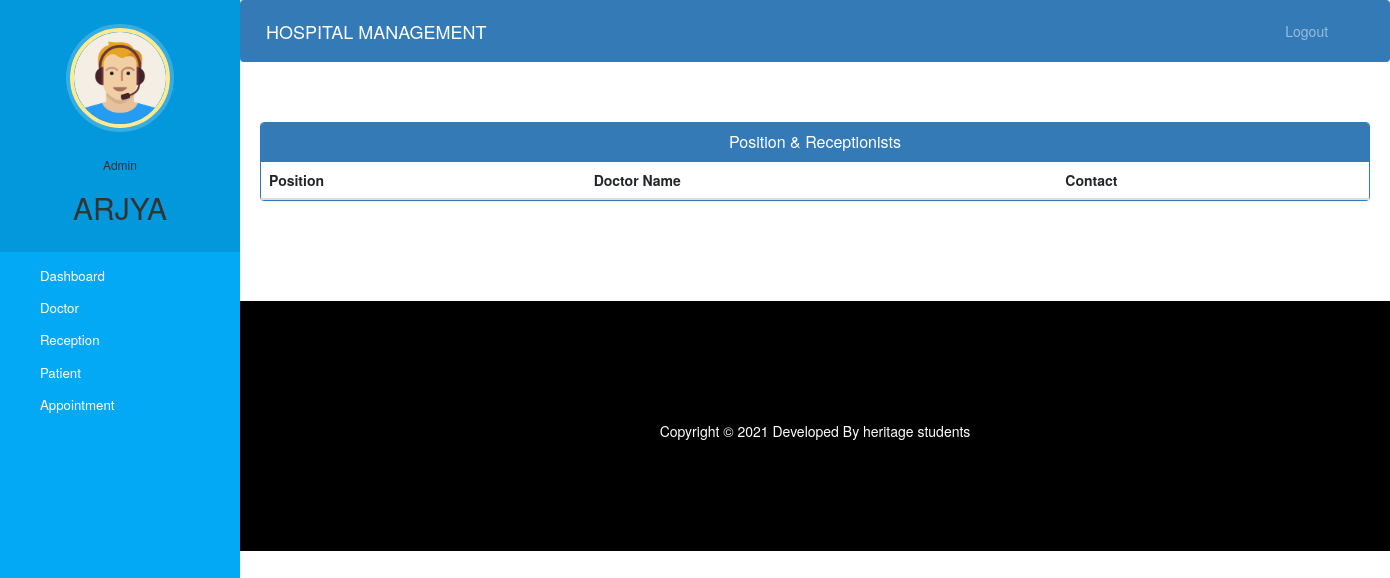
Before: /admin-view-reception-specialisation (signed in) with the older database file.
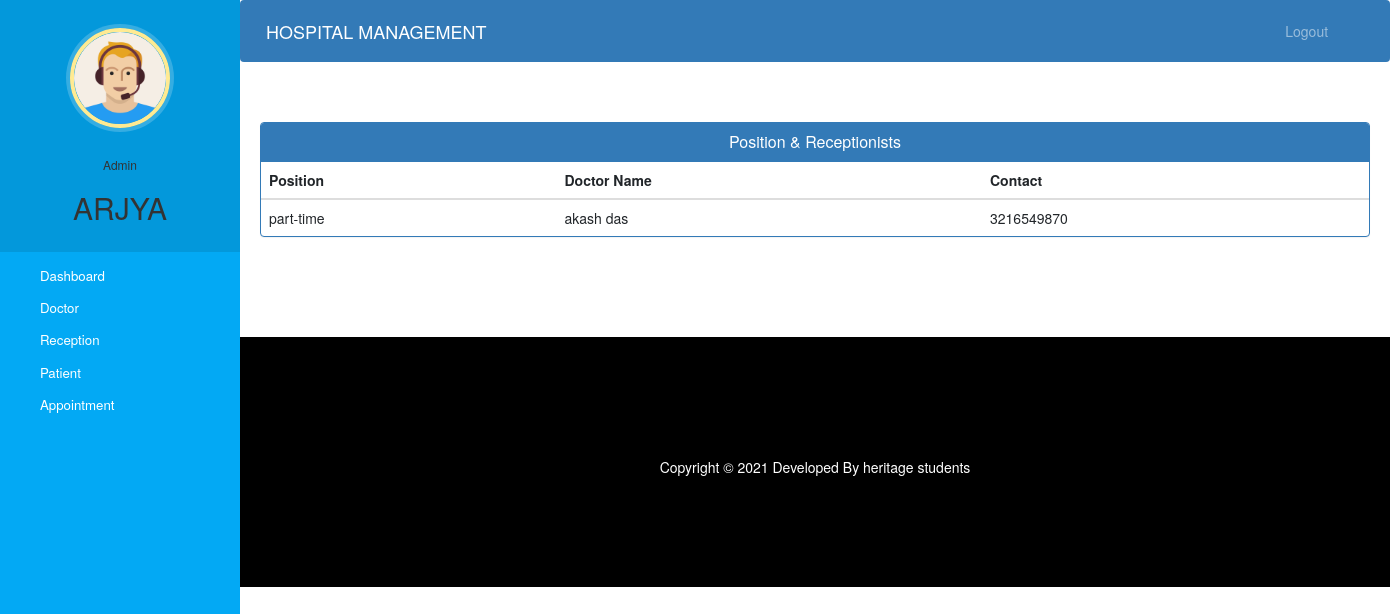
After: the same page with the newer database file.
### hospital/models.py (models this page shows, shortened)
class Reception(models.Model):
    user=models.OneToOneField(User,on_delete=models.CASCADE)
    profile_pic=models.ImageField(upload_to='profile_pic/ReceptionProfilePic/',null=True,blank=True)
    address=models.CharField(max_length=40)
    mobile=models.CharField(max_length=20,null=True)
    position= models.CharField(max_length=50,choices=positions,default='fulltime')
    status=models.BooleanField(default=False)
    @property
    def get_name(self):
        return self.user.first_name+" "+self.user.last_name

### hospital/views.py (the view)
# urls.py: path('admin-view-reception-specialisation',views.admin_view_reception_specialisation_view,name='admin-view-reception-specialisation'),
@login_required(login_url='adminlogin')
@user_passes_test(is_admin)
def admin_view_reception_specialisation_view(request):
    receptions=models.Reception.objects.all().filter(status=True)
    return render(request,'hospital/admin_view_reception_specialisation.html',{'receptions':receptions})

### hospital/views.py (called while the page is built)
def is_admin(user):
    return user.groups.filter(name='ADMIN').exists()

### templates/hospital/admin_view_reception_Specialisation.html (shortened to what this page needs)
{% extends 'hospital/admin_base.html' %}
{% block content %}
<head>
  <link href="//netdna.bootstrapcdn.com/bootstrap/3.0.0/css/bootstrap.min.css" rel="stylesheet" id="bootstrap-css">
</head>
<div class="container">
  <div class="panel panel-primary">
    <div class="panel-heading">
      <h6 class="panel-title">Position & Receptionists</h6>
    </div>
    <table class="table table-hover" id="dev-table">
      <thead>
        <tr>
          <th>Position</th>
          <th>Doctor Name</th>
          <th>Contact</th>
        </tr>
      </thead>
      {% for r in receptions %}
      <tr>
        <td>{{r.position}}</td>
        <td> {{r.get_name}}</td>
        <td>{{r.mobile}}</td>
      </tr>
      {% endfor %}
    </table>
  </div>
</div>
{% endblock content %}

Changed rows visible on the page:
added Reception: position "part-time", get_name "akash das", mobile "3216549870"
